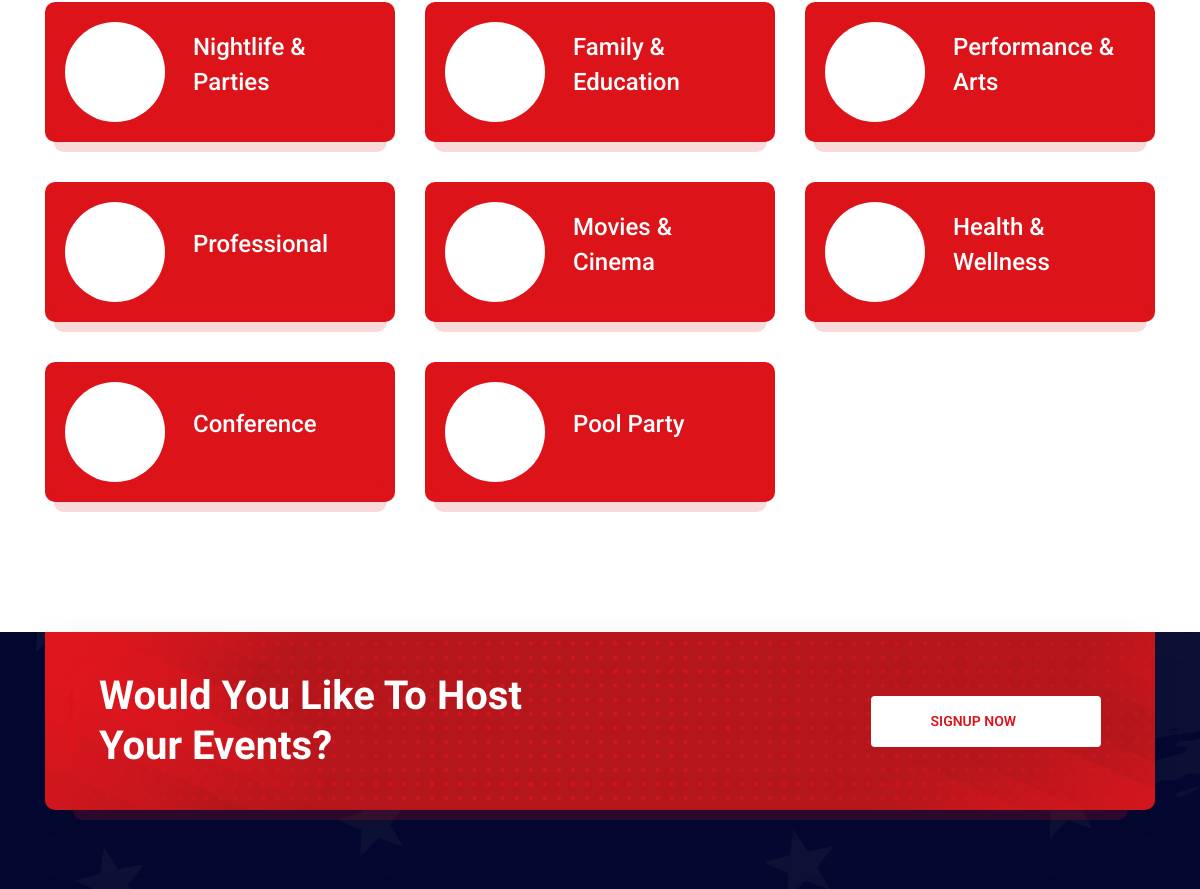
Before: /event-categories/ (middle part) with the older database file.
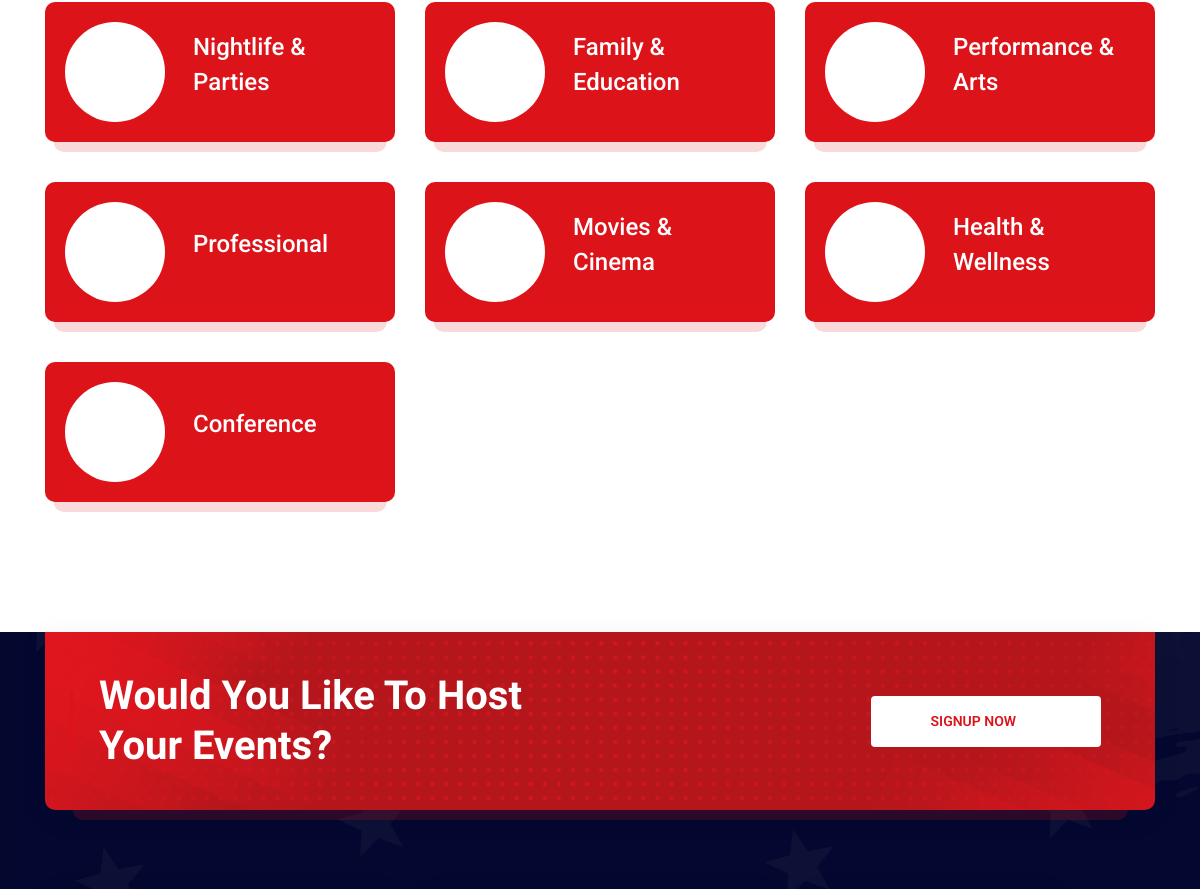
After: the same page with the newer database file.
### events_app/models.py (models this page shows, shortened)
class EventCategory(models.Model):
    name = models.CharField(max_length=100)

### events_app/views.py (the view)
# urls.py: path('event-categories/', EventCategoryListView.as_view(), name='event-category-list'),
class EventCategoryListView(ListView):
    model = EventCategory
    template_name = 'events_app/eventcategory_list.html,'
    context_object_name = 'categories'

### events_app/templates/events_app/eventcategory_list.html (shortened to what this page needs)
{% extends 'events_app/base.html' %}
{% load static %}
{% block content %}
<div class="campaign-section-area">
  <div class="container">
    <div class="row">
      {% for eventcategory in categories %}
        <div class="col-lg-4">
          <div class="campaign-single-items-02 wow animate__animated animate__fadeInLeft">
            <div class="icon">
              <i class="icon-human-right"></i>
            </div>
            <div class="content">
              <div class="title-wrapper">
                <div class="title">
                  <h5><a href="{% url 'events_by_category' eventcategory.id %}">{{ eventcategory.name }}</a></h5>
                </div>
              </div>
            </div>
          </div>
        </div>
      {% endfor %}
    </div>
  </div>
</div>
{% endblock %}

Changed rows visible on the page:
removed EventCategory: name "Pool Party"
